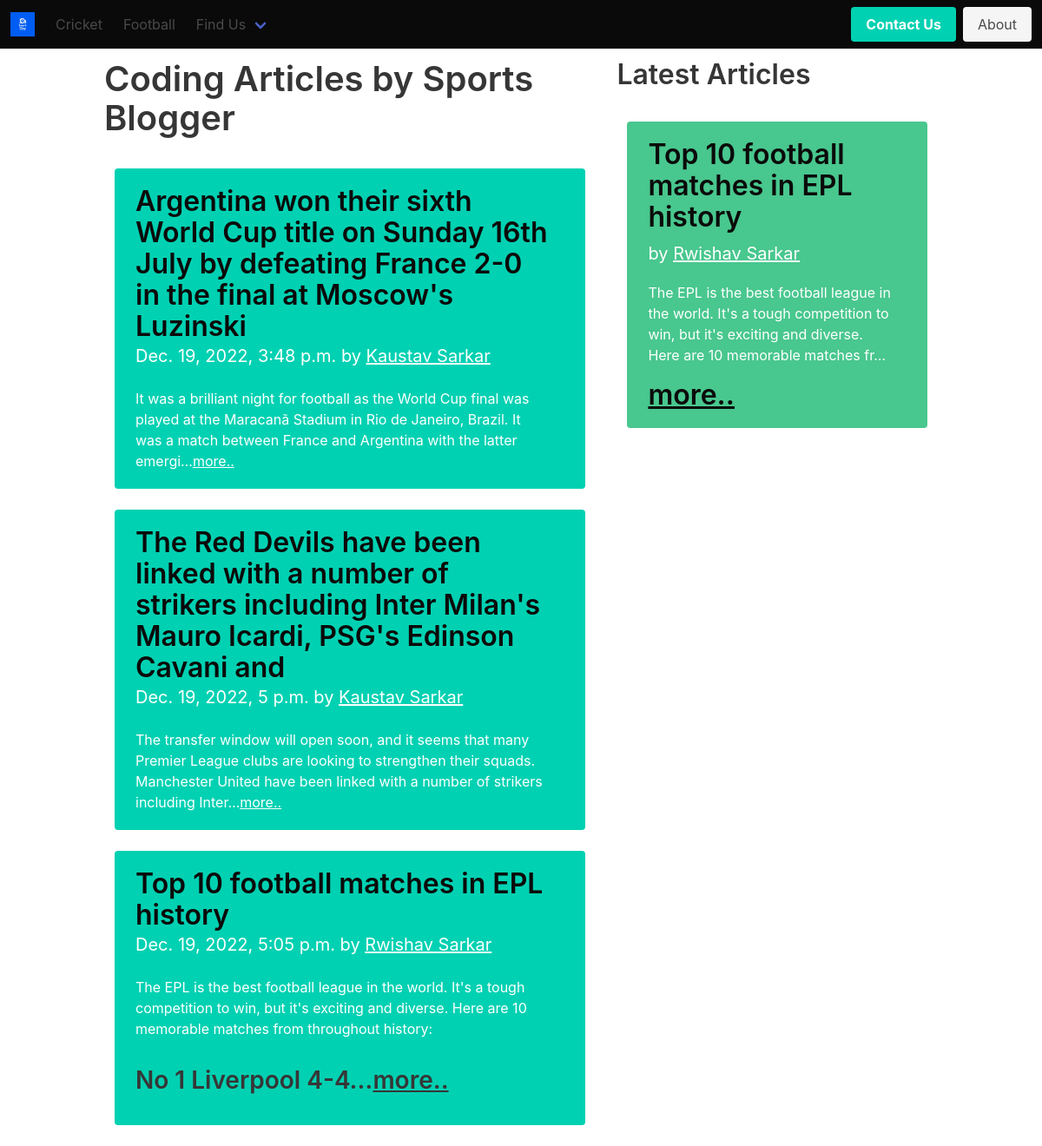
Page /football/ on the committed database.
### football/models.py (models this page shows, shortened)
class FootPost(models.Model):
    slug = models.CharField(max_length=50)
    sno = models.AutoField(primary_key=True)
    title = models.TextField(max_length=120)
    author = models.CharField(max_length=50)
    content = HTMLField()
    timestamp = models.DateTimeField(blank=True)

### football/views.py (the view)
# urls.py: path('', views.footHome, name="foothome"),
def footHome(request):
    post = FootPost.objects.all()
    rec =  FootPost.objects.all()[2::-1]  ## reversing the order to see latest articels
    params = {'post':post,'rec':rec}
    return render(request,'football/foothome.html', params)

### templates/football/foothome.html (shortened to what this page needs)
{% extends 'home/index.html' %}
{% block body %}
<div class="container my-3">
  <div class="columns">
    <div class="column is-three-fifths">
      <h2 class="title is-2">Coding Articles by Sports Blogger</h2>
      {% for posts in post %}
      <div class="tile is-parent">
        <article class="tile is-child notification is-primary">
          <p class="title has-text-black">{{posts.title}}</p>
          <p class="subtitle">{{posts.timestamp}} by <a href="/about">{{posts.author}}</a></p>
          <div class="content">
            {{posts.content|safe|truncatechars:200}}<a href="/football/{{posts.slug}}">more..</a>
          </div>
        </article>
      </div>
      {% endfor %}
    </div>
    <div class="column">
      <h3 class="title is-3">Latest Articles</h3>
      {% for recs in rec %}
      <div class="tile is-parent">
        <article class="tile is-child notification is-success">
          <div class="content">
            <p class="title has-text-black">{{recs.title}}</p>
            <p class="subtitle"> by <a href="/about">{{recs.author}}</a></p>
            <div class="content">
             {{recs.content|safe| truncatechars:150}}<a href="/football/{{posts.slug}}"><p class="title has-text-black">more..</p></a>
            </div>
          </div>
        </article>
      </div>
      {% endfor %}
    </div>
  </div>
</div>
{% endblock body %}

### templates/home/index.html (shortened to what this page needs)
<!DOCTYPE html>
<html>
<head>
  <link rel="stylesheet" href="https://cdn.jsdelivr.net/npm/bulma@0.9.4/css/bulma.min.css">
</head>
<body>
  {% load static %}
  <nav class="navbar has-background-black" role="navigation" aria-label="main navigation" >
    <div class="navbar-brand">
      <a class="navbar-item" href="/">
        <img src="{% static 'home/logo.png' %}" alt="My image">
      </a>
    </div>
    <a class="navbar-item" href="/cricket">
      Cricket
    </a>
    <a class="navbar-item" href="/football">
      Football
    </a>
    <div class="navbar-item has-dropdown is-hoverable">
      <a class="navbar-link">
        Find Us
      </a>
    </div>
    <div class="navbar-end">
      <div class="navbar-item">
        <div class="buttons">
          <a class="button is-primary" href="/contact">
            <strong>Contact Us</strong>
          </a>
          <a class="button is-light" href="/about">
            About
          </a>
        </div>
      </div>
    </div>
  </nav>
</body>
</html>
{% block body %}{% endblock body %}

### rows in the picture
FootPost: title "Argentina won their sixth World Cup title on Sunday 16th July by defeating France 2-0 in the final at Moscow's Luzinski", timestamp "Dec. 19, 2022, 3:48 p.m.", author "Kaustav Sarkar", content "It was a brilliant night for football as the World Cup final was played at the Maracanã Stadium in Rio de Janeiro, Brazil. It was a match between France and Argentina with the latter emergi…"
FootPost: title "The Red Devils have been linked with a number of strikers including Inter Milan's Mauro Icardi, PSG's Edinson Cavani and", timestamp "Dec. 19, 2022, 5 p.m.", author "Kaustav Sarkar", content "The transfer window will open soon, and it seems that many Premier League clubs are looking to strengthen their squads. Manchester United have been linked with a number of strikers including Inter…"
FootPost: title "Top 10 football matches in EPL history", timestamp "Dec. 19, 2022, 5:05 p.m.", author "Rwishav Sarkar", content "The EPL is the best football league in the world. It's a tough competition to win, but it's exciting and diverse. Here are 10 memorable matches from throughout history: No 1 Liverpool 4-4…", content "The EPL is the best football league in the world. It's a tough competition to win, but it's exciting and diverse. Here are 10 memorable matches fr…"
